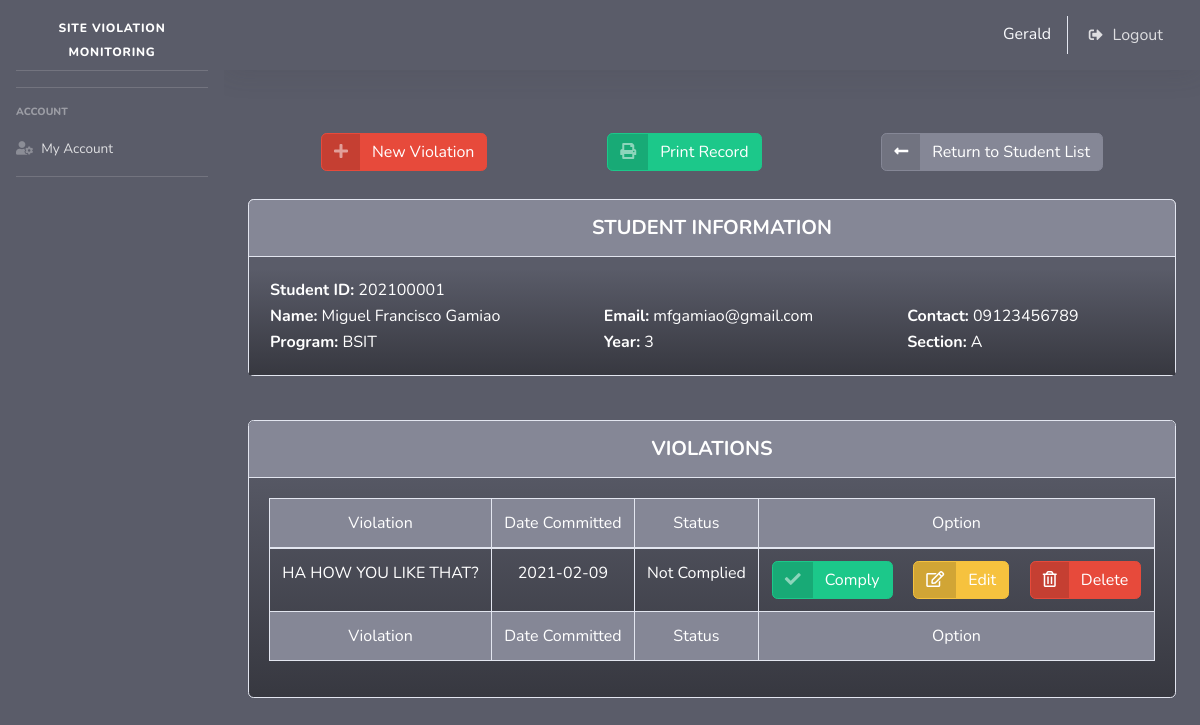
The app's page /violation_view.php?id=202100001 (signed in) with its own data.
### tables this page shows
CREATE TABLE `students` (
  `id` varchar(11) NOT NULL,
  `year_level` int(11) NOT NULL,
  `section` text NOT NULL,
  `program` text NOT NULL,
  `firstname` text NOT NULL,
  `middlename` text NOT NULL,
  `lastname` text NOT NULL,
  `email` text NOT NULL,
  `contact` text NOT NULL,
  `status` int(11) NOT NULL
);

CREATE TABLE `violations` (
  `vio_id` int(11) NOT NULL,
  `committer_id` text NOT NULL,
  `description` text NOT NULL,
  `date_committed` text NOT NULL,
  `compliance` int(11) NOT NULL
);

### perfect_function.php (called while the page is built, shortened)
<?php
function getConnection()
{
	$servername = "localhost";
	$username = "root";
	$password = "";
	$dbname = "site_violation2";
	$conn = new mysqli($servername, $username, $password, $dbname);
	return $conn;
}
function get_where($table_name, $id)
{
	$conn = getConnection();
	$sql = "SELECT * FROM $table_name where id=$id";
	$result = $conn->query($sql);
	return $result;
}
function get_where_custom($table_name, $column, $value)
{
	$conn = getConnection();
	$sql = "SELECT * FROM $table_name where ".$column."='".$value."'";
	$result = $conn->query($sql);
	return $result;
}
?>

### violation_view.php (the view, shortened to what this page needs)
<?php
include "header.php";
include "perfect_function.php";
?>
<div align=center>
<?php
        $table_name="students";
        if (isset($_SESSION['committer_id'])){
            $id=$_SESSION['committer_id'];
        } else {
            $id = $_GET['id'];
        }
        $user_data=get_where($table_name, $id);
        foreach ($user_data as $key => $row) {
            $id=$row['id'];
            $name=$row['firstname'] ." ". $row['middlename'] ." ". $row['lastname'];
            $program=$row['program'];
            $year_level=$row['year_level'];
                if ($year_level==1){
                    $year_level="1";
                } elseif ($year_level==2){
                    $year_level="2";
                } elseif ($year_level==3){
                    $year_level="3";
                } elseif ($year_level==4){
                    $year_level="4";
                } else {
                    $year_level="5";
                }
            $section=$row['section'];
            $email=$row['email'];
            $contact=$row['contact'];
    ?>
<br>
<br>
    <div class="" style="margin-top: -1%;">
<a href="violation_add.php?id=<?= $id ?>" class="btn btn-danger btn-icon-split">
        <span class="icon text-white-50">
            <i class="fas fa-plus"></i>
        </span>
        <span class="text">
            New Violation
        </span>
        </a>
<a href="violation_view_print.php?id=<?= $id?>" target="_blank" class="btn btn-success btn-icon-split">
        <span class="icon text-white-50">
            <i class="fas fa-print"></i>
        </span>
        <span class="text">
            Print Record
        </span>
        </a>
<a href="violation_active_manage.php" class="btn btn-secondary btn-icon-split">
        <span class="icon text-dark-50">
            <i class="fas fa-long-arrow-alt-left"></i>
        </span>
        <span class="text">
            Return to Student List
        </span>
        </a>
</div>
    <div class="card w-100" style="margin-top:3%;">
                <div class="card-header py-3 bg-secondary">
                <h5 class="m-0 font-weight-bold text-white">STUDENT INFORMATION</h5>
                </div>
                <div class="card-body bg-gradient-dark">
                <div class="table-responsive">
                    <table class="" id="dataTable" width="100%" cellspacing="0" style="color: #fff;">
        <tbody>
    <tr>
    <td><b>Student ID:</b> <?= $id ?></td>
    </tr>
    <tr>
        <td><b>Name:</b> <?= $name ?></td>
        <td><b>Email:</b> <?= $email ?></td>
        <td><b>Contact:</b> <?= $contact ?></td>
    </tr>
    <tr>
        <td><b>Program:</b> <?= $program ?></td>
        <td><b>Year:</b> <?= $year_level ?></td>
        <td><b>Section:</b> <?= $section ?></td>
    </tr>
        <?php   }   ?>
    </tbody>
</table>
</div>
</div>
</div>
<br>
<div class="card w-100 bg-gradient-dark" style="margin-top: 20px; float: left;">
                <div class="card-header py-3 bg-secondary">
                <h5 class="m-0 font-weight-bold text-white">VIOLATIONS</h5>
                </div>
                <div class="card-body">
                <div class="table-responsive">
                    <table class="table table-bordered" id="dataTable" width="100%" cellspacing="0">
        <thead class="bg-secondary" style="text-align:center; color:white;">
        <tr>
            <td>Violation</td>
            <td>Date Committed</td>
            <td>Status</td>
            <td>Option</td>
        </tr>
        </thead>
        <tfoot class="bg-secondary" style="text-align:center; color:white;">
        <tr>
            <td>Violation</td>
            <td>Date Committed</td>
            <td>Status</td>
            <td>Option</td>
        </tr>
        </tfoot>
        <tbody style="text-align:center; color:white;">
    <?php
        $table_name="violations";
        $column="committer_id";
        if (isset($_SESSION['committer_id'])){
            $value=$_SESSION['committer_id'];
        } else {
            $value = $_GET['id'];
        }
        $user_data=get_where_custom($table_name, $column, $value);
        foreach ($user_data as $key => $row) {
            $vio_id=$row['vio_id'];
            $description=$row['description'];
            $date_committed=$row['date_committed'];
            $compliance=$row['compliance'];
                if ($compliance==0){
                    $compliance="Not Complied";
                } else {
                    $compliance="Complied";
                }
    ?>
    <tr>
        <td><?= $description ?></td>
        <td><?= $date_committed ?></td>
        <td><?= $compliance ?></td>
        <td>
        <?php if ($compliance="Not Complied"){
            ?>
            <a href="violation_comply.php?id=<?= $vio_id?>" class="btn btn-success btn-icon-split">
            <span class="icon text-white-50">
                <i class="fas fa-check"></i>
            </span>
            <span class="text">
                Comply
            </span>
            </a>
        <?php }
            ?>
            <a href="violation_edit.php?id=<?= $vio_id?>&id2=<?= $id?>" class="btn btn-warning btn-icon-split btn-md">
            <span class="icon text-red-50">
            <i class="far fa-edit"></i>
            </span>
            <span class="text">
                    Edit
                </span>
            </a>
        <a href="violation_delete.php?id=<?= $id?>&id2=<?= $vio_id?>" class="btn btn-danger btn-icon-split btn-md">
        <span class="icon text-red-50">
        <i class="far fa-trash-alt"></i>
        </span>
        <span class="text">
            Delete
        </span>
            </a>
        </td>
    </tr>
        <?php    }   ?>
    </tbody>
</table>
</div>
</div>
</div>
</div>

### records on screen
students: id "202100001", name "Miguel Francisco Gamiao", email "mfgamiao@gmail.com", contact "09123456789", program "BSIT", year_level "3", section "A"
violations: description "HA HOW YOU LIKE THAT?", date_committed "2021-02-09", compliance "Not Complied"

### other values on screen
$_SESSION['firstlast'] "Gerald"
